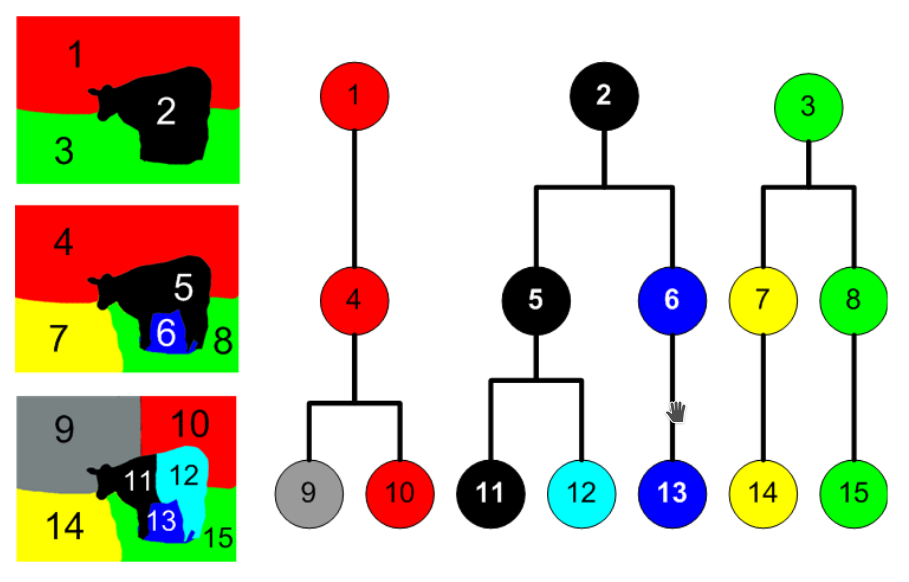
#> input picture report/report_2/images/patch_ex.png, 909 x 582 px, given in place of 2008_006452.jpg, which was not available
$ python test_img_seg.py   (older library calls are emulated)
#> lines starting #> are read from the running program, lines starting #| are printed output that depends on the picture; after the words box and inside, x2 and y2 are one past the last pixel; in counts of white or black regions, pixels touching at a corner belong together; pictures that were not available may be replaced by others from this repository, and a replacement may not be noted
#!/usr/bin/env python3
# -*- coding: utf-8 -*-

# author : Santosh
# e-mail : kcraj2[AT]gmail[DOT]com
# Date created : 19 Sep 2016
# Last modified : 19 Sep 2016

"""
Feature extraction test code
"""

from __future__ import print_function
import os
import sys
import argparse

from random import shuffle
import numpy as np
import matplotlib.pyplot as plt
import matplotlib.image as mpimg
from scipy import ndimage as ndi

from skimage import feature
from skimage import morphology
from skimage.morphology import watershed
from skimage.feature import peak_local_max, canny
from skimage.filters import roberts, sobel, scharr, prewitt
from skimage.data import camera
from scipy import ndimage as ndi


import cv2


def extract_sift(ifile):
    """ Given image extract sift features """

    print(ifile, end=' ')
    img = cv2.imread(ifile)
#> img is the input picture: shape (582, 909, 3); mean B, G, R 182.3, 203, 208.5
    print(type(img), img.shape)
#| <class 'numpy.ndarray'> (582, 909, 3)

    img_gr = cv2.cvtColor(img, cv2.COLOR_BGR2GRAY)
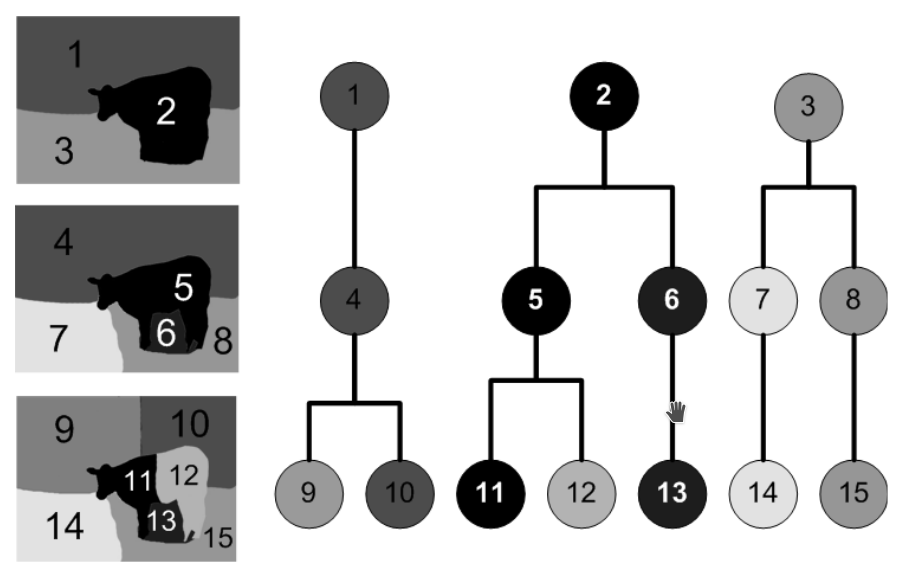
#> img_gr: shape (582, 909); min 0, max 255, mean 202.3
    print(type(img_gr), img_gr.shape)
#| <class 'numpy.ndarray'> (582, 909)
    cv2.imwrite('tmp/res.jpg', img_gr)

    """
    color_scales = [cv2.COLOR_BGR2HLS, cv2.COLOR_RGB2HLS, cv2.COLOR_HLS2BGR,
                    cv2.COLOR_HLS2RGB]

    for i, cs in enumerate(color_scales):
        img_cs = cv2.cvtColor(img, cs)
        cv2.imwrite('tmp/res_' + str(i) + '.jpg', img_cs)

    cv2.imwrite('tmp/ori.jpg', img)
    """

    s1 = 3
    s2 = 8
    edges1 = feature.canny(img_gr, sigma=s1)
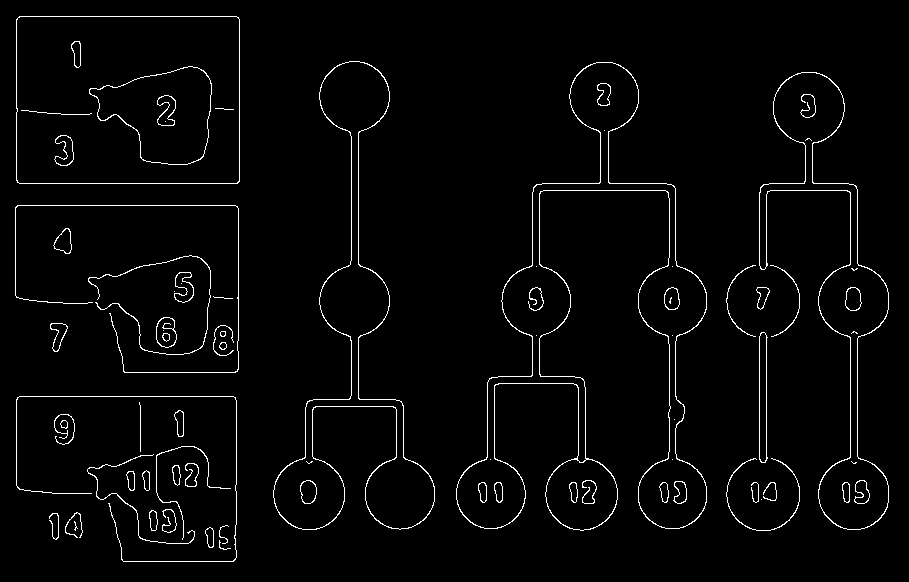
#> edges1: shape (582, 909) bool; 2.6% white in thin lines or dots
    edges2 = feature.canny(img_gr, sigma=s2)
#> edges2: shape (582, 909) bool; 1.1% white in thin lines or dots, all inside (x1, y1, x2, y2) = (15, 16, 707, 562)

    print(type(edges1), edges1.shape)
#| <class 'numpy.ndarray'> (582, 909)

    # display results
    fig, (ax1, ax2, ax3, ax4) = plt.subplots(nrows=1, ncols=4, figsize=(8, 3),
                                             sharex=True, sharey=True)

    ax1.imshow(cv2.cvtColor(img, cv2.COLOR_BGR2RGB))
    ax1.axis('off')
    ax1.set_title('ori image', fontsize=20)

    ax2.imshow(img_gr, cmap=plt.cm.gray)
    ax2.axis('off')
    ax2.set_title('gray image', fontsize=20)

    ax3.imshow(edges1, cmap=plt.cm.gray)
    ax3.axis('off')
    ax3.set_title('$\sigma='+str(s1)+'$', fontsize=20)

    ax4.imshow(edges2, cmap=plt.cm.gray)
    ax4.axis('off')
    ax4.set_title('$\sigma='+str(s2)+'$', fontsize=20)

    fig.subplots_adjust(wspace=0.02, hspace=0.02, top=0.9,
                        bottom=0.02, left=0.02, right=0.98)

    plt.show()
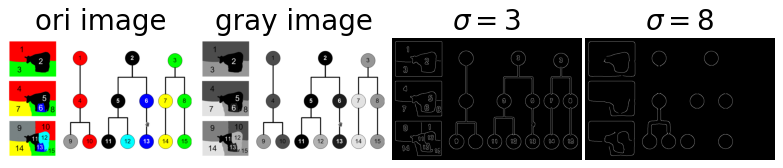
#> figure drawn by matplotlib, 4 panels

    distance = ndi.distance_transform_edt(edges2)
    local_maxi = peak_local_max(distance, indices=False,
                                footprint=np.ones((3, 3)), labels=edges1)
    markers = ndi.label(local_maxi)[0]
#> markers: shape (582, 909) int32; 819 distinct labels, from 0 to 818
    labels = watershed(-distance, markers, mask=edges1)
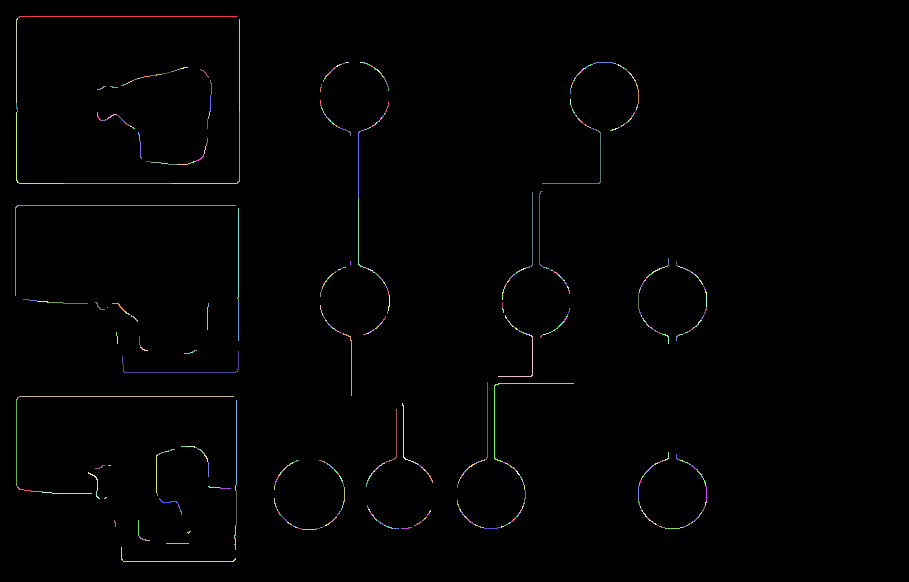
#> labels: shape (582, 909) int32; 819 distinct labels, from 0 to 818; one colour per label, 0 black

    fig, axes = plt.subplots(ncols=3, figsize=(8, 2.7), sharex=True,
                             sharey=True,
                             subplot_kw={'adjustable': 'box-forced'})
    ax0, ax1, ax2 = axes

    ax0.imshow(edges1, cmap=plt.cm.gray, interpolation='nearest')
    ax0.set_title('Overlapping objects')
    ax1.imshow(-distance, cmap=plt.cm.gray, interpolation='nearest')
    ax1.set_title('Distances')
    ax2.imshow(labels, cmap=plt.cm.spectral, interpolation='nearest')
    ax2.set_title('Separated objects')

    for ax in axes:
        ax.axis('off')

    fig.tight_layout()
    plt.show()
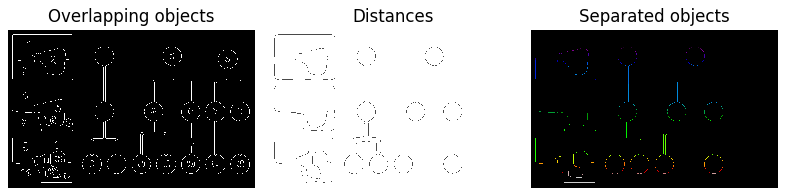
#> figure drawn by matplotlib, 3 panels

    edge_roberts = roberts(img_gr)
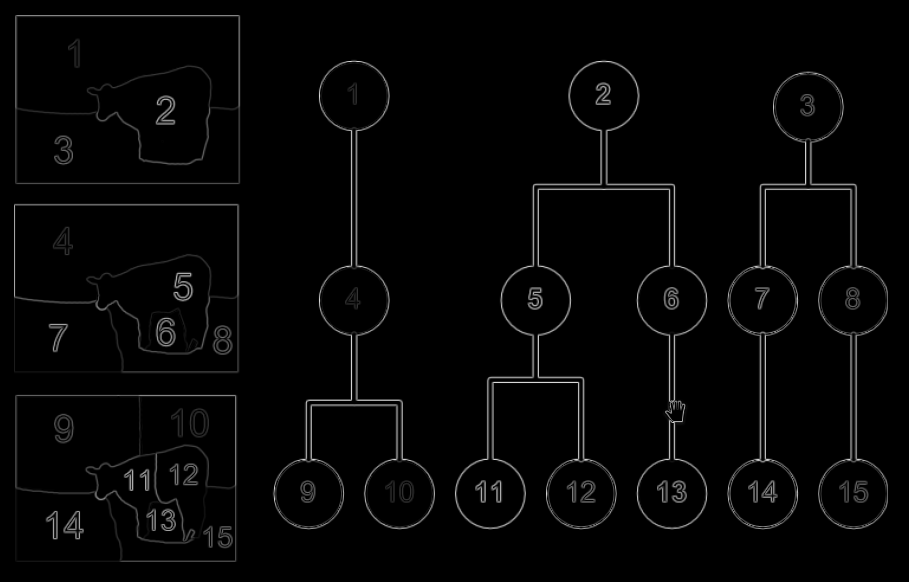
#> edge_roberts: shape (582, 909) float64; min 0, max 0.847, mean 0.0204
    edge_sobel = sobel(img_gr)
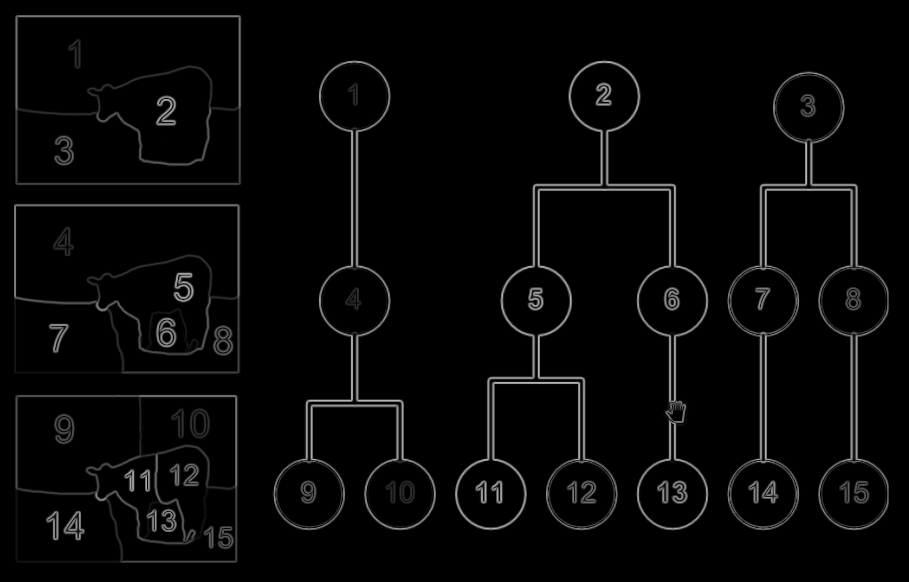
#> edge_sobel: shape (582, 909) float64; min 0, max 0.707, mean 0.0275

    fig, (ax0, ax1) = plt.subplots(ncols=2, sharex=True, sharey=True,
                                   subplot_kw={'adjustable': 'box-forced'})

    ax0.imshow(edge_roberts, cmap=plt.cm.gray)
    ax0.set_title('Roberts Edge Detection')
    ax0.axis('off')

    ax1.imshow(edge_sobel, cmap=plt.cm.gray)
    ax1.set_title('Sobel Edge Detection')
    ax1.axis('off')

    plt.tight_layout()


def main():
    """ main method """

    os.system("mkdir -p tmp")
    image_dir = DATA_PRE + "JPEGImages/"
    im_files = os.listdir(image_dir)
    shuffle(im_files)

    for ifile in im_files:
        ifile = '2008_006452.jpg'
        extract_sift(image_dir + ifile)
        break


if __name__ == "__main__":

    DATA_PRE = "/home/santosh/Downloads/VOCdevkit/VOC2008/"

    parser = argparse.ArgumentParser(description=__doc__)
    args = parser.parse_args()
    main()
